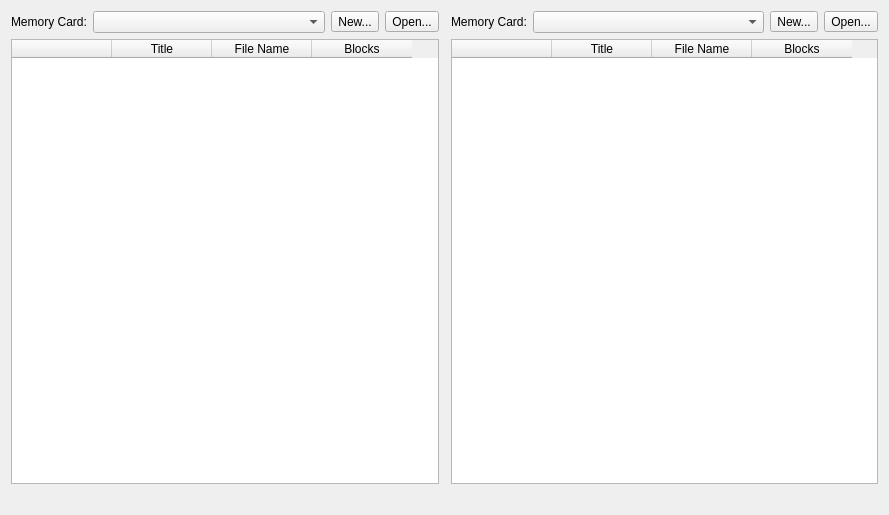
<?xml version="1.0" encoding="UTF-8"?>
<ui version="4.0">
 <class>MemoryCardEditorDialog</class>
 <widget class="QWidget" name="MemoryCardEditorDialog">
  <property name="geometry">
   <rect>
    <x>0</x>
    <y>0</y>
    <width>889</width>
    <height>515</height>
   </rect>
  </property>
  <property name="windowTitle">
   <string>Memory Card Editor</string>
  </property>
  <property name="windowIcon">
   <iconset resource="resources/resources.qrc">
    <normaloff>:/icons/app-icon.png</normaloff>:/icons/app-icon.png</iconset>
  </property>
  <layout class="QGridLayout" name="gridLayout">
   <item row="1" column="0">
    <widget class="QTableWidget" name="cardA">
     <property name="selectionMode">
      <enum>QAbstractItemView::SingleSelection</enum>
     </property>
     <property name="selectionBehavior">
      <enum>QAbstractItemView::SelectRows</enum>
     </property>
     <property name="iconSize">
      <size>
       <width>16</width>
       <height>16</height>
      </size>
     </property>
     <attribute name="horizontalHeaderShowSortIndicator" stdset="0">
      <bool>true</bool>
     </attribute>
     <attribute name="verticalHeaderVisible">
      <bool>false</bool>
     </attribute>
     <column>
      <property name="text">
       <string/>
      </property>
     </column>
     <column>
      <property name="text">
       <string>Title</string>
      </property>
     </column>
     <column>
      <property name="text">
       <string>File Name</string>
      </property>
     </column>
     <column>
      <property name="text">
       <string>Blocks</string>
      </property>
     </column>
    </widget>
   </item>
   <item row="0" column="3">
    <layout class="QHBoxLayout" name="horizontalLayout_2" stretch="0,1,0,0">
     <item>
      <widget class="QLabel" name="label_2">
       <property name="text">
        <string>Memory Card:</string>
       </property>
      </widget>
     </item>
     <item>
      <widget class="QComboBox" name="cardBPath">
       <property name="currentText">
        <string/>
       </property>
      </widget>
     </item>
     <item>
      <widget class="QToolButton" name="newCardB">
       <property name="text">
        <string>New...</string>
       </property>
       <property name="icon">
        <iconset resource="resources/resources.qrc">
         <normaloff>:/icons/document-new.png</normaloff>:/icons/document-new.png</iconset>
       </property>
      </widget>
     </item>
     <item>
      <widget class="QToolButton" name="openCardB">
       <property name="text">
        <string>Open...</string>
       </property>
       <property name="icon">
        <iconset resource="resources/resources.qrc">
         <normaloff>:/icons/document-open.png</normaloff>:/icons/document-open.png</iconset>
       </property>
      </widget>
     </item>
    </layout>
   </item>
   <item row="2" column="3">
    <layout class="QHBoxLayout" name="horizontalLayout_3" stretch="1,0">
     <item>
      <widget class="QLabel" name="cardBUsage">
       <property name="text">
        <string notr="true"/>
       </property>
      </widget>
     </item>
     <item>
      <widget class="QDialogButtonBox" name="buttonBoxB">
       <property name="standardButtons">
        <set>QDialogButtonBox::NoButton</set>
       </property>
      </widget>
     </item>
    </layout>
   </item>
   <item row="2" column="0">
    <layout class="QHBoxLayout" name="horizontalLayout_4" stretch="1,0">
     <item>
      <widget class="QLabel" name="cardAUsage">
       <property name="text">
        <string notr="true"/>
       </property>
      </widget>
     </item>
     <item>
      <widget class="QDialogButtonBox" name="buttonBoxA">
       <property name="standardButtons">
        <set>QDialogButtonBox::NoButton</set>
       </property>
      </widget>
     </item>
    </layout>
   </item>
   <item row="0" column="0">
    <layout class="QHBoxLayout" name="horizontalLayout" stretch="0,1,0,0">
     <item>
      <widget class="QLabel" name="label">
       <property name="text">
        <string>Memory Card:</string>
       </property>
      </widget>
     </item>
     <item>
      <widget class="QComboBox" name="cardAPath"/>
     </item>
     <item>
      <widget class="QToolButton" name="newCardA">
       <property name="text">
        <string>New...</string>
       </property>
       <property name="icon">
        <iconset resource="resources/resources.qrc">
         <normaloff>:/icons/document-new.png</normaloff>:/icons/document-new.png</iconset>
       </property>
      </widget>
     </item>
     <item>
      <widget class="QToolButton" name="openCardA">
       <property name="text">
        <string>Open...</string>
       </property>
       <property name="icon">
        <iconset resource="resources/resources.qrc">
         <normaloff>:/icons/document-open.png</normaloff>:/icons/document-open.png</iconset>
       </property>
      </widget>
     </item>
    </layout>
   </item>
   <item row="1" column="3">
    <widget class="QTableWidget" name="cardB">
     <property name="selectionMode">
      <enum>QAbstractItemView::SingleSelection</enum>
     </property>
     <property name="selectionBehavior">
      <enum>QAbstractItemView::SelectRows</enum>
     </property>
     <property name="iconSize">
      <size>
       <width>16</width>
       <height>16</height>
      </size>
     </property>
     <attribute name="horizontalHeaderShowSortIndicator" stdset="0">
      <bool>true</bool>
     </attribute>
     <attribute name="verticalHeaderVisible">
      <bool>false</bool>
     </attribute>
     <column>
      <property name="text">
       <string/>
      </property>
     </column>
     <column>
      <property name="text">
       <string>Title</string>
      </property>
     </column>
     <column>
      <property name="text">
       <string>File Name</string>
      </property>
     </column>
     <column>
      <property name="text">
       <string>Blocks</string>
      </property>
     </column>
    </widget>
   </item>
   <item row="1" column="1">
    <widget class="QDialogButtonBox" name="centerButtonBox">
     <property name="orientation">
      <enum>Qt::Vertical</enum>
     </property>
     <property name="standardButtons">
      <set>QDialogButtonBox::NoButton</set>
     </property>
    </widget>
   </item>
  </layout>
 </widget>
 <resources>
  <include location="resources/resources.qrc"/>
 </resources>
 <connections/>
</ui>
